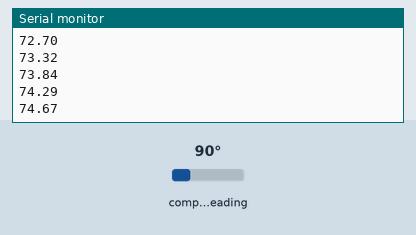
The sketch below on a simulated Arduino Uno, built with avr-gcc and run on an emulated ATmega328P. On the bench: the last lines printed to the serial monitor. Wiring (inferred from the names in the program): HMC5883L compass at I2C address 0x1E. The inputs (shaded band) are chosen by the test bench; at power-on: compass heading 90°.

Above: at 1.3 s.
1.4 s: compass heading set to 7°
At 1.4 s:
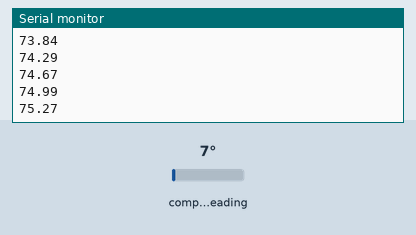
2.9 s: compass heading set to 90°
At 2.9 s:
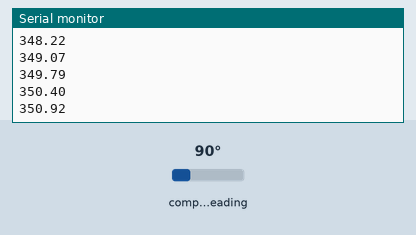
Timing chart, 0 to 5.9 s (numbered marks = the images above; inputs shaded):
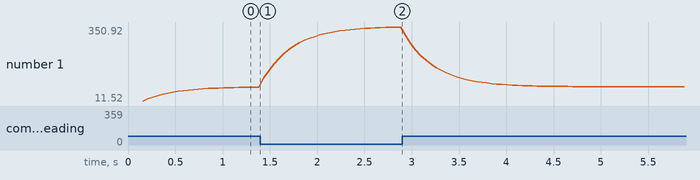

The sketch:

_24_arduSerie_Arduino_Bluetooth_Compass.ino
```cpp
// (licence header left out)
//////////////////////////////////////////////////////////////////////////////////
// REMIXED BY: TECHBITAR (HAZIM BITAR)
// LICENSE: PUBLIC DOMAIN
// DATE: MAY 2, 2012
// CONTACT: techbitar at gmail dot com

#include <Wire.h> //I2C Arduino Library
#define Magnetometer_mX0 0x03
#define Magnetometer_mX1 0x04
#define Magnetometer_mZ0 0x05
#define Magnetometer_mZ1 0x06
#define Magnetometer_mY0 0x07
#define Magnetometer_mY1 0x08
int mX0, mX1, mX_out;
int mY0, mY1, mY_out;
int mZ0, mZ1, mZ_out;
float heading, headingDegrees, headingFiltered, declination;
float Xm,Ym,Zm;
#define Magnetometer 0x1E //I2C 7bit address of HMC5883

void setup() {
  Serial.begin(9600);
  delay(50);
  //Serial.begin(115200);
  Wire.begin();
  delay(100);

  Wire.beginTransmission(Magnetometer);
  Wire.write(0x02); // Select mode register
  Wire.write(0x00); // Continuous measurement mode
  Wire.endTransmission();
}

void loop() {
   //---- X-Axis
  Wire.beginTransmission(Magnetometer); // transmit to device
  Wire.write(Magnetometer_mX1);
  Wire.endTransmission();
  Wire.requestFrom(Magnetometer,1);
  //if(Wire.available()<=1)
  //{
    mX0 = Wire.read();
  //}
  Wire.beginTransmission(Magnetometer); // transmit to device
  Wire.write(Magnetometer_mX0);
  Wire.endTransmission();
  Wire.requestFrom(Magnetometer,1);
  //if(Wire.available()<=1)
  //{
    mX1 = Wire.read();
  //}
  //---- Y-Axis
  Wire.beginTransmission(Magnetometer); // transmit to device
  Wire.write(Magnetometer_mY1);
  Wire.endTransmission();
  Wire.requestFrom(Magnetometer,1);
  //if(Wire.available()<=1)
  //{
    mY0 = Wire.read();
  //}
  Wire.beginTransmission(Magnetometer); // transmit to device
  Wire.write(Magnetometer_mY0);
  Wire.endTransmission();
  Wire.requestFrom(Magnetometer,1);
  //if(Wire.available()<=1)
  //{
    mY1 = Wire.read();
  //}

  //---- Z-Axis
  Wire.beginTransmission(Magnetometer); // transmit to device
  Wire.write(Magnetometer_mZ1);
  Wire.endTransmission();
  Wire.requestFrom(Magnetometer,1);
  //if(Wire.available()<=1)
  //{
    mZ0 = Wire.read();
  //}
  Wire.beginTransmission(Magnetometer); // transmit to device
  Wire.write(Magnetometer_mZ0);
  Wire.endTransmission();
  Wire.requestFrom(Magnetometer,1);
  //if(Wire.available()<=1)
  //{
    mZ1 = Wire.read();
  //}

  //---- X-Axis
  mX1=mX1<<8;
  mX_out =mX0+mX1; // Raw data
  // From the datasheet: 0.92 mG/digit
  Xm = mX_out*0.00092; // Gauss unit
  //* Earth magnetic field ranges from 0.25 to 0.65 Gauss, so these are the values that we need to get approximately.
  //---- Y-Axis
  mY1=mY1<<8;
  mY_out =mY0+mY1;
  Ym = mY_out*0.00092;
  //---- Z-Axis
  mZ1=mZ1<<8;
  mZ_out =mZ0+mZ1;
  Zm = mZ_out*0.00092;
  // ==============================
  //Calculating Heading
  heading = atan2(Ym, Xm);

  // Correcting the heading with the declination angle depending on your location
  // You can find your declination angle at: http://www.ngdc.noaa.gov/geomag-web/
  // At my location it's 4.2 degrees => 0.073 rad
  // My city = -12.44 degrees = > -0.23
  //http://www.magnetic-declination.com/
  //declination = 0.073;
  declination = -0.23;
  heading += declination;

  // Correcting when signs are reveresed
  if(heading <0) heading += 2*PI;
  // Correcting due to the addition of the declination angle
  if(heading > 2*PI)heading -= 2*PI;
  headingDegrees = heading * 180/PI; // The heading in Degrees unit
  // Smoothing the output angle / Low pass filter
  headingFiltered = headingFiltered*0.85 + headingDegrees*0.15;
  //Sending the heading value through the Serial Port to Processing IDE
  Serial.println(headingFiltered);

  delay(50);
}
```

Measured:
- plotted number 1: 75.27 → 350.92 after the input at 1.4 s
